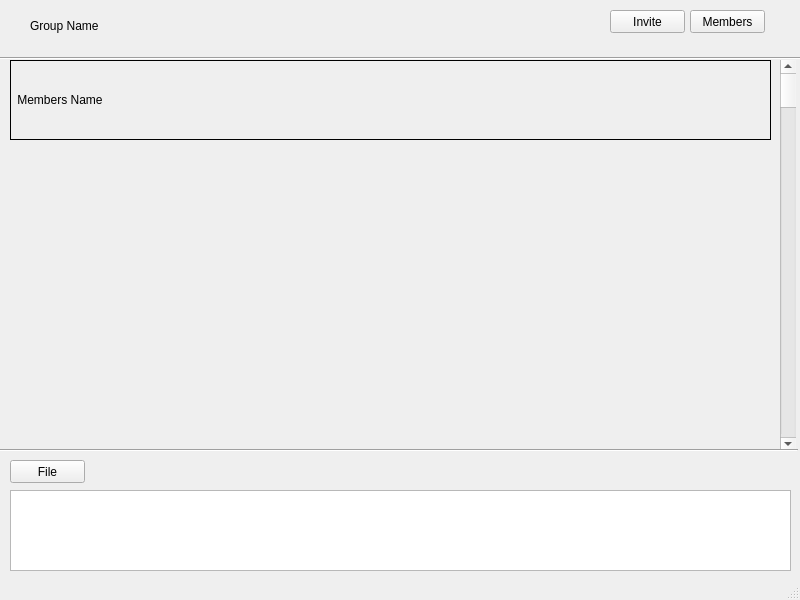
<?xml version="1.0" encoding="UTF-8"?>
<ui version="4.0">
 <class>group_chat_window</class>
 <widget class="QMainWindow" name="group_chat_window">
  <property name="geometry">
   <rect>
    <x>0</x>
    <y>0</y>
    <width>800</width>
    <height>600</height>
   </rect>
  </property>
  <property name="windowTitle">
   <string>MainWindow</string>
  </property>
  <widget class="QWidget" name="centralwidget">
   <widget class="QPushButton" name="show_member">
    <property name="geometry">
     <rect>
      <x>690</x>
      <y>10</y>
      <width>75</width>
      <height>23</height>
     </rect>
    </property>
    <property name="text">
     <string>Members</string>
    </property>
   </widget>
   <widget class="QLabel" name="group_name">
    <property name="geometry">
     <rect>
      <x>30</x>
      <y>0</y>
      <width>91</width>
      <height>51</height>
     </rect>
    </property>
    <property name="text">
     <string>Group Name</string>
    </property>
   </widget>
   <widget class="Line" name="upper_line">
    <property name="geometry">
     <rect>
      <x>0</x>
      <y>50</y>
      <width>801</width>
      <height>16</height>
     </rect>
    </property>
    <property name="orientation">
     <enum>Qt::Horizontal</enum>
    </property>
   </widget>
   <widget class="QScrollBar" name="scrollbar">
    <property name="geometry">
     <rect>
      <x>780</x>
      <y>60</y>
      <width>16</width>
      <height>391</height>
     </rect>
    </property>
    <property name="orientation">
     <enum>Qt::Vertical</enum>
    </property>
   </widget>
   <widget class="Line" name="bottomline">
    <property name="geometry">
     <rect>
      <x>-3</x>
      <y>440</y>
      <width>801</width>
      <height>20</height>
     </rect>
    </property>
    <property name="orientation">
     <enum>Qt::Horizontal</enum>
    </property>
   </widget>
   <widget class="QTextEdit" name="textEdit">
    <property name="geometry">
     <rect>
      <x>10</x>
      <y>490</y>
      <width>781</width>
      <height>81</height>
     </rect>
    </property>
   </widget>
   <widget class="QPushButton" name="file">
    <property name="geometry">
     <rect>
      <x>10</x>
      <y>460</y>
      <width>75</width>
      <height>23</height>
     </rect>
    </property>
    <property name="text">
     <string>File</string>
    </property>
   </widget>
   <widget class="QWidget" name="member_name_container" native="true">
    <property name="geometry">
     <rect>
      <x>10</x>
      <y>60</y>
      <width>761</width>
      <height>81</height>
     </rect>
    </property>
    <widget class="QWidget" name="verticalLayoutWidget">
     <property name="geometry">
      <rect>
       <x>0</x>
       <y>0</y>
       <width>761</width>
       <height>80</height>
      </rect>
     </property>
     <layout class="QVBoxLayout" name="member_name_layout">
      <item>
       <widget class="QLabel" name="member_name">
        <property name="enabled">
         <bool>true</bool>
        </property>
        <property name="frameShape">
         <enum>QFrame::Box</enum>
        </property>
        <property name="text">
         <string> Members Name</string>
        </property>
       </widget>
      </item>
     </layout>
    </widget>
   </widget>
   <widget class="QPushButton" name="invite">
    <property name="geometry">
     <rect>
      <x>610</x>
      <y>10</y>
      <width>75</width>
      <height>23</height>
     </rect>
    </property>
    <property name="text">
     <string>Invite</string>
    </property>
   </widget>
  </widget>
  <widget class="QStatusBar" name="statusbar"/>
 </widget>
 <resources/>
 <connections/>
</ui>
